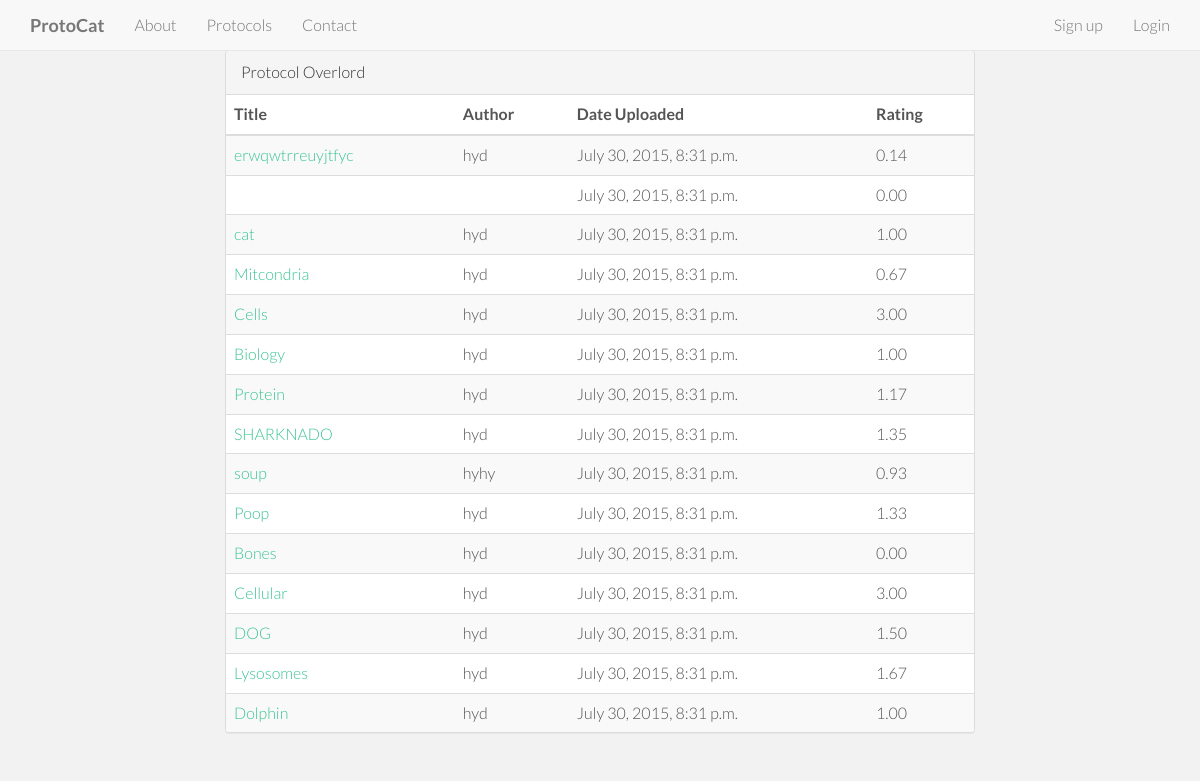
The page /protocol_list/ on the database as committed earlier.
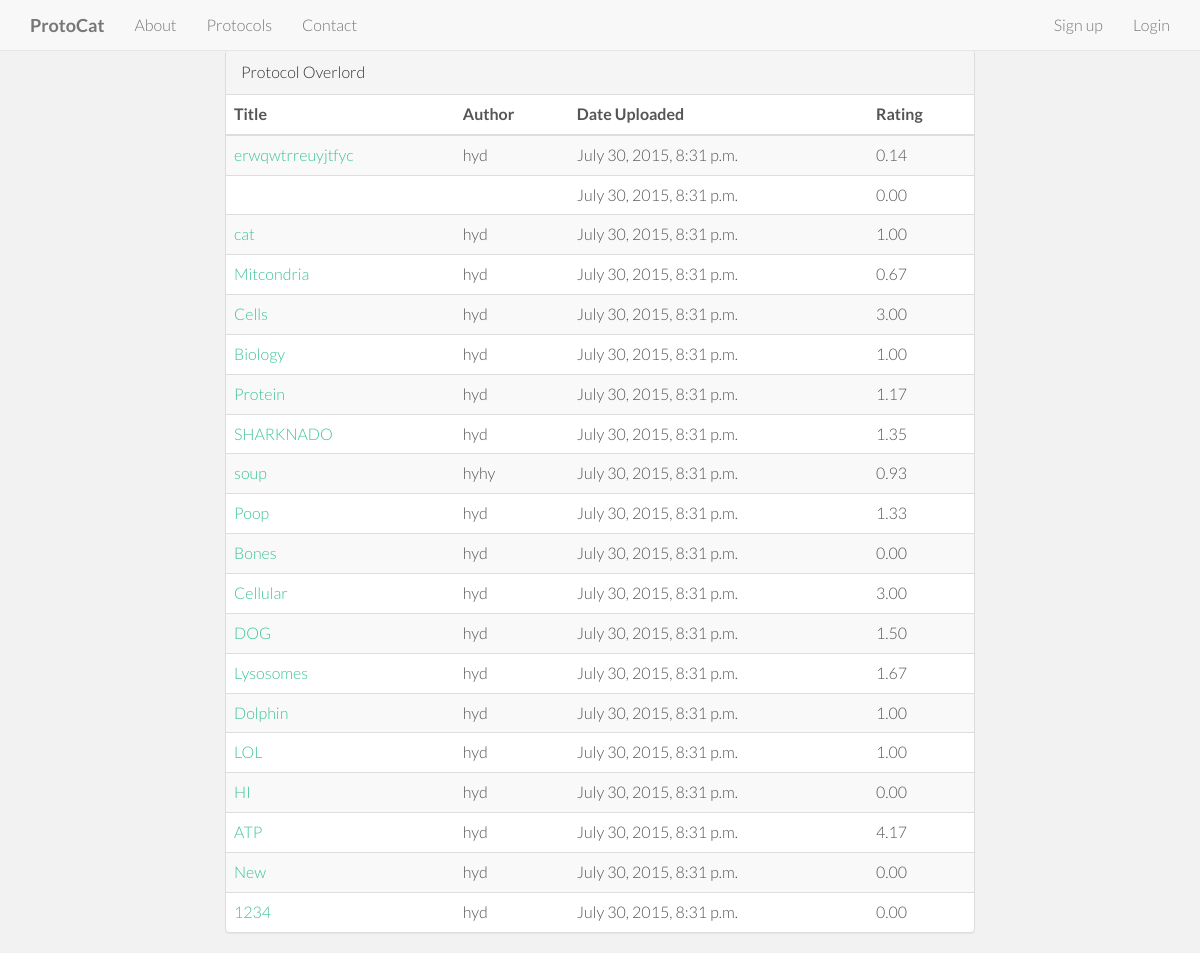
The same page on the database as committed later.
### protocat_app/models.py (models this page shows)
class Protocol(models.Model):
    id = models.AutoField(primary_key=True)
    title = models.TextField()
    author = models.CharField(max_length=50)
    date_of_upload = datetime.now()
    description = models.TextField(default='')
    protocol_type = models.CharField(max_length=2, choices=PROTOCOL_TYPES, null=True)
    rating = models.DecimalField(
        validators=[MinValueValidator(0.0), MaxValueValidator(5.0)],
        max_digits=3, decimal_places=2, default=2.50)
    num_ratings = models.IntegerField(default=0)
    user_rated = models.TextField(default='')
    reagents = models.TextField(default='')
    protocol = models.TextField(default='')

### protocat_app/views.py (the view)
# urls.py: url(r'^protocol_list/', views.protocol_list, name='protocol_list'),
def protocol_list(request):
    all_entries = Protocol.objects.all()
    title = ''
    author = ''
    date = ''
    id=''
    rating=''
    protocol_list=[]
    for each in Protocol.objects.all():
        title = each.title
        author = each.author
        date = each.date_of_upload
        protocol_id = each.id
        rating = each.rating
        url = "/protocol_display/" + str(protocol_id)
        inner_protocol = [title, author, date, protocol_id, url, rating]
        protocol_list.append(inner_protocol)
    return render(request,'protocat_app/protocol_list.html', {'protocol_list':protocol_list})

### protocat_app/templates/protocat_app/protocol_list.html
{% extends 'base.html' %}
{% load staticfiles %}
{% block content %}
    <div class="container">
        <div class="row">
            <div class="col-md-2"></div>
            <div class="col-md-8">
                <div class="panel panel-default">
                    <div class="panel-heading">Protocol Overlord</div>
                        <table class="table table-striped">
                            <thead>
                                <tr>
                                    <th>Title</th>
                                    <th>Author</th>
                                    <th>Date Uploaded</th>
                                    <th>Rating</th>
                                </tr>
                            </thead>
                            <tbody>
                            {% for protocol in protocol_list %}
                                <tr>
                                    <td><a href={{protocol.4}}>{{protocol.0}}</a></td>
                                    <td>{{ protocol.1 }}</td>
                                    <td>{{ protocol.2 }}</td>
                                    <td>{{ protocol.5 }}</td>
                                </tr>
                            {% endfor %}
                            </tbody>
                        </table>
                </div>
            </div>
            <div class="col-md-2"></div>
        </div>
    </div>
{% endblock %}

### protocat_app/templates/base.html (shortened to what this page needs)
<!DOCTYPE html>
<html lang="en">
<head>
     {% load staticfiles %}
    <link rel="shortcut icon" href="{% static 'stylesheets/images/protocat.ico' %}">
    <link href="{% static 'stylesheets/bootstrap.min.css' %}" rel="stylesheet">
    <link href="{% static 'stylesheets/root_index.css' %}" rel="stylesheet">
</head>
<body>
    <div id="sidebar">
        {% block sidebar %}
          <body data-spy="scroll" data-offset="0" data-target="#navigation">
                <div id="navigation" class="navbar navbar-default navbar-fixed-top">
                  <div class="container">
                    <div class="navbar-header">
                      <a class="navbar-brand" href="/"><b>ProtoCat</b></a>
                    </div>
                    <div class="navbar-collapse collapse">
                        {% if not user.is_authenticated %}
                      <ul class="nav navbar-nav">
                        <li><a href="#desc" class="smothscroll">About</a></li>
                        <li><a href="#showcase" class="smothScroll">Protocols</a></li>
                        <li><a href="#contact" class="smothScroll">Contact</a></li>
                      </ul>
                      <ul class="nav navbar-nav navbar-right">
                          <li><a href="/user_registration" class="smothscroll">Sign up</a></li>
                          <li><a href="/user_authentication" class="smothScroll">Login</a></li>
                        {% endif %}
                    </div>
                  </div>
                </div>
        {% endblock %}
    </div>
    <div id="content">
        {% block content %}{% endblock %}
    </div>
</body>
</html>

### protocat_app/static/stylesheets/root_index.css (style rules this page uses)
body { background-color: #f2f2f2; font-family: "Lato"; font-weight: 300; font-size: 16px; color: #555; padding-top: 50px; -webkit-font-smoothing: antialiased; -webkit-overflow-scrolling: touch; }
a { color: #3bc492; word-wrap: break-word; -webkit-transition: color 0.1s ease-in, background 0.1s ease-in; -moz-transition: color 0.1s ease-in, background 0.1s ease-in; -ms-transition: color 0.1s ease-in, background 0.1s ease-in; -o-transition: color 0.1s ease-in, background 0.1s ease-in; transition: color 0.1s ease-in, background 0.1s ease-in; }
a:before, a:after { -webkit-transition: color 0.1s ease-in, background 0.1s ease-in; -moz-transition: color 0.1s ease-in, background 0.1s ease-in; -ms-transition: color 0.1s ease-in, background 0.1s ease-in; -o-transition: color 0.1s ease-in, background 0.1s ease-in; transition: color 0.1s ease-in, background 0.1s ease-in; }

Rows that differ between the two databases and show on the page:
added Protocol: title "LOL", author "hyd", rating "1.00"
added Protocol: title "HI", author "hyd", rating "0.00"
added Protocol: title "ATP", author "hyd", rating "4.17"
added Protocol: title "New", author "hyd", rating "0.00"
added Protocol: title "1234", author "hyd", rating "0.00"
Other text that changed with them:
new list line: "July 30, 2015, 8:31 p.m."
